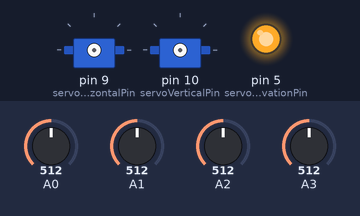
A sketch run on a simulated Arduino Uno, built with avr-gcc and run on an emulated ATmega328P. Shown: 2 × servo, output pins drawn as LEDs (lit = HIGH). Inputs (shaded band) come from the test bench; at power-on: A0 = 512, A1 = 512, A2 = 512, A3 = 512. Pins used as bus, display or sensor lines are not drawn; what the sketch prints to the serial monitor is not drawn.

Above: at 0.1 s.
At 3.1 s:
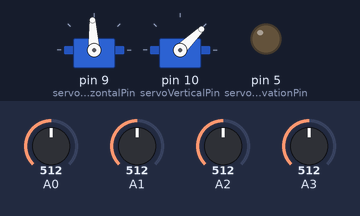
Timing chart, 0 to 4.7 s (numbered marks = the images above):
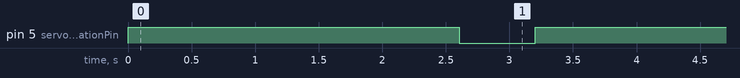

The sketch:

solarflower.ino
```cpp
/**
* Solar Flower
*
* Move towards the strongest light source and load the battery. The setup is optimized for minimum power consumption
*
* Author: Alexander Wendt
*/
//#define DEBUG

#include <LowPower.h>   //Use low power between the cycles to save power
#include <Servo.h>
#include <math.h>
#include <avr/wdt.h>

namespace Config {
  //--- Constants for pins ---//
  // Digital pins
  const byte servoHorizontalPin = 9;
  const byte servoVerticalPin = 10;
  const byte powerDeactivationPin = 4;  // Power off sensors, i.e. photo resistors
  const byte servoPowerDeactivationPin = 5; // Power off servos

  // Analogue pins
  const int photoDown = A0;
  const int photoLeft = A1;
  const int photoUp = A2;
  const int photoRight = A3;

  //--- Constants for initialization ---//
  // Servos
  const int servoHorizontalMinAngle = 0;
  const int servoHorizontalMaxAngle = 270;
  const int servoVerticalMinAngle = 0;
  const int servoVerticalMaxAngle = 90;
  const int servoHorizontalInitAngle = 135;  //set the initial angle to 90 degree, range [0, 135, 270]
  const int servoVerticalInitAngle = 45;    //set the initial angle to 90 degree range [0 (horizontal), 90 (vertical)]
  const int minVerticalPriorityDegree = 40; //Below this angle, horizontal movement must be finished before vertical movement starts
  const byte m_speed = 20;    //set delay time to adjust the speed of servo;the longer the time, the smaller the speed
  const byte resolution = 1;  //set the rotation accuracy of the servo, the minimum rotation angle
  const bool activateMovement = true; //Activate movement

  // Photo resistors
  const byte initError = 5;      //Define the error range to prevent vibration
  const byte lowLightError = 60;  //Error to consider if the light is weak, else the system moves around withoout having any light
  const byte afterSleepError = 10; //Directly after sleep, use a higher tolerance value to prevent the system from moving just a little
  const int minPhotoResistorSolarValue = 430; //The min average value of the photoresistors to be able to generate power with the PV
  const byte measurementsPerCycle = 3;      //Number of measurements to average
  const int measurementInterval = 100;      //Interval between measurements in ms

  // Power
  const int initLoopDelay = 100;   //turn delay for the initialization
  #ifdef DEBUG
    const uint16_t shortSleepTime = 3;  //time to sleep while short after a movement
    const uint16_t longSleepTime = 2;
    const int maxLongSleepCount = 2;
    const int lowPowerSleeptime = 3;
  #else
    const uint16_t shortSleepTime = 30;  //time to sleep while short after a movement. 30s to prevent moving all the time as the sun moves
    const uint16_t longSleepTime = 60;
    const int maxLongSleepCount = 60;  //Sleep count before slow reset is activated
    const int lowPowerSleeptime = 86400; //If low power, the battery must be charged first, sleep 24h
  #endif

  const float minInternalVoltage = 4.7;  //If the internal voltage drops below 3.0V, the battery is almost empty and there is not enough power to drive the servos
}

// ---------------------------------------------------------------------------
// Logger: collects tokens during a loop cycle, prints one structured line.
// Example output:
//   [SENSORS] U:712 D:698 L:543 R:501 avg:613 | [HORZ] 135deg LEFT | [VERT] 90deg STEADY | [PWR] SLEEP 60s #2
// ---------------------------------------------------------------------------
class Logger {
public:
  // Clears the current log line so a new loop cycle can collect fresh tokens.
  void clear() {
    _buf[0] = '\0';
    _len = 0;
  }

  // Adds one token to the current log line, separated from previous tokens.
  void add(const String& token) {
    if (_len > 0) {
      append(" | ");
    }
    append(token.c_str());
  }

  // Prints the collected log line and clears the buffer afterwards.
  void flush() {
    Serial.println(_buf);
    clear();
  }

private:
  char _buf[256];
  int  _len = 0;

  // Appends text to the internal buffer while preventing buffer overflow.
  void append(const char* s) {
    while (*s && _len < (int)sizeof(_buf) - 1) {
      _buf[_len++] = *s++;
    }
    _buf[_len] = '\0';
  }
};

Logger logger;

// ---------------------------------------------------------------------------

class PowerManager {
public:
  // Stores the pins used to switch sensor and servo power.
  PowerManager(byte sensorPin, byte servoPin) : _sensorPin(sensorPin), _servoPin(servoPin) {}

  // Configures power control pins and starts with sensors and servos switched off.
  void setup() {
    pinMode(_sensorPin, OUTPUT);
    pinMode(_servoPin, OUTPUT);
    // Sensor pin (4): HIGH = ON, LOW = OFF
    // Servo  pin (5): LOW  = ON, HIGH = OFF
    off(); // Start in safe/off state
  }

  // Switches the sensor power on and waits until readings are stable.
  void activateSensors() {
    digitalWrite(_sensorPin, HIGH);
    delay(400); // Stabilization delay from original readPhotoSensors
  }

  // Switches the sensor power off to reduce current draw.
  void deactivateSensors() {
    digitalWrite(_sensorPin, LOW);
  }

  // Switches the servo power on and waits until the supply is ready.
  void activateServos() {
    digitalWrite(_servoPin, LOW);
    delay(200); // Power up delay
  }

  // Switches the servo power off to reduce current draw.
  void deactivateServos() {
    digitalWrite(_servoPin, HIGH);
  }

  // Switches all controlled loads off.
  void off() {
    deactivateSensors();
    deactivateServos();
  }

  // Sleeps for the requested duration by chaining watchdog sleep intervals.
  void sleep(uint16_t seconds) {
    off(); // Ensure everything is off

    // Handle splits for long sleep times
    while (seconds >= 8) {
      LowPower.powerDown(SLEEP_8S, ADC_OFF, BOD_OFF);
      seconds -= 8;
    }
    if (seconds >= 4) {
      LowPower.powerDown(SLEEP_4S, ADC_OFF, BOD_OFF);
      seconds -= 4;
    }
    if (seconds >= 2) {
      LowPower.powerDown(SLEEP_2S, ADC_OFF, BOD_OFF);
      seconds -= 2;
    }
    if (seconds >= 1) {
      LowPower.powerDown(SLEEP_1S, ADC_OFF, BOD_OFF);
      seconds -= 1;
    }
  }

  // Performs a reset of the whole system using the watchdog timer.
  void performReset() {
    wdt_enable(WDTO_15MS);  // enable watchdog with short timeout
    while (true) {}         // wait for reset
  }

  // Keeps the controller awake for a short active delay.
  void idle(unsigned int ms) {
    delay(ms);
  }

private:
  byte _sensorPin;
  byte _servoPin;
};

class SolarServo {
public:
  // Stores servo pin and angle limits for later movement commands.
  SolarServo(byte pin, int minAngle, int maxAngle)
    : _pin(pin), _angle(0), _minAngle(minAngle), _maxAngle(maxAngle) {}

  // Attaches the servo output if it is not attached yet.
  void attach() {
    if (!_servo.attached()) {
      _servo.attach(_pin);
      // Note: We don't use standard attach(pin, min, max) because we map manually to preserve precise timing behavior
    }
  }

  // Detaches the servo output so the pin stops generating pulses.
  void detach() {
    if (_servo.attached()) {
      _servo.detach();
    }
  }

  // Moves the servo to a constrained logical angle using calibrated pulse widths.
  void write(int angle) {
    _angle = constrain(angle, _minAngle, _maxAngle);

    // Map logical angle range to 500-2500µs pulse width
    int pulsewidth = (_maxAngle == 270)
      ? map(_angle, 0, 270, 500, 2500)
      : map(_angle, 0, 180, 500, 2500);

    if (!_servo.attached()) {
      attach();
    }
    _servo.writeMicroseconds(pulsewidth);
    delay(200); // Allow servo time to reach position
  }

  // Returns the last commanded logical angle.
  int getAngle() {
    return _angle;
  }

  // Updates the stored logical angle without physically moving the servo.
  void setAngleNoMove(int angle) {
    _angle = angle;
  }

private:
  Servo _servo;
  byte _pin;
  int _angle;
  int _minAngle;
  int _maxAngle;
};

class LightSensorArray {
public:
  struct Readings {
    int down;
    int left;
    int up;
    int right;
    int average;
    float variance;
    long vcc_mV;
  };

  // Creates the sensor array wrapper; hardware setup is done separately in init().
  LightSensorArray() {}

  // Configures all photo resistor pins as inputs.
  void init() {
    pinMode(Config::photoDown, INPUT);
    pinMode(Config::photoLeft, INPUT);
    pinMode(Config::photoUp, INPUT);
    pinMode(Config::photoRight, INPUT);
  }

  // Powers sensors, reads and averages photo resistor values, measures Vcc, and logs the result.
  const Readings& read(PowerManager& pm) {
    pm.activateSensors();

    long sumDown = 0;
    long sumLeft = 0;
    long sumUp = 0;
    long sumRight = 0;
    int iterAverages[Config::measurementsPerCycle];

    for (byte i = 0; i < Config::measurementsPerCycle; i++) {
      int d = 1023 - analogRead(Config::photoDown); //Inverted photoresistors, 0 = very bright, 1023 = dark
      int rawL = 1023 - analogRead(Config::photoLeft);
      int l = rawL;
      int u = 1023 - analogRead(Config::photoUp);
      int rawR = 1023 - analogRead(Config::photoRight);
      int r = rawR;

      sumDown += d;
      sumLeft += l;
      sumUp += u;
      sumRight += r;

      iterAverages[i] = (d + l + u + r) / 4;

      if (i < (Config::measurementsPerCycle - 1)) {
        delay(Config::measurementInterval);
      }
    }

    _readings.down = (int)(sumDown / Config::measurementsPerCycle);
    _readings.left = (int)(sumLeft / Config::measurementsPerCycle);
    _readings.up = (int)(sumUp / Config::measurementsPerCycle);
    _readings.right = (int)(sumRight / Config::measurementsPerCycle);

    _readings.average = (_readings.down + _readings.left + _readings.up + _readings.right) / 4;

    // Calculate variance of the cycle averages
    float meanIter = 0;
    for (byte i = 0; i < Config::measurementsPerCycle; i++) {
      meanIter += (float)iterAverages[i];
    }
    meanIter /= Config::measurementsPerCycle;

    float varSum = 0;
    for (byte i = 0; i < Config::measurementsPerCycle; i++) {
      float diff = (float)iterAverages[i] - meanIter;
      varSum += diff * diff;
    }
    _readings.variance = varSum / Config::measurementsPerCycle;

    _readings.vcc_mV = readVcc_mV();

    log();
    return _readings;
  }

  // Adds the latest sensor values to the structured loop log.
  void log() {
    logger.add("[SENSORS] U:" + String(_readings.up)    +
               " D:"          + String(_readings.down)  +
               " L:"          + String(_readings.left)  +
               " R:"          + String(_readings.right) +
               " avg:"        + String(_readings.average) +
               " var:"        + String(_readings.variance) +
               " Vcc:"        + String((int)_readings.vcc_mV) + "mV");
  }

  // Returns the latest cached sensor and voltage readings.
  const Readings& getValues() {
    return _readings;
  }

  // Measures and returns the current live supply voltage without using cached readings.
  long measureVcc_mV() {
    return readVcc_mV();
  }

private:
  Readings _readings;

  // Measures supply voltage in millivolts using the internal 1.1V reference.
  long readVcc_mV() {
    uint8_t admux_old = ADMUX;

    // For ATmega328P (Nano/Uno)
    ADMUX = _BV(REFS0) | _BV(MUX3) | _BV(MUX2) | _BV(MUX1); // Select VBG 1.1V, reference = VCC

    delayMicroseconds(200);
    ADCSRA |= _BV(ADSC);
    while (ADCSRA & _BV(ADSC)) {
      // Wait for conversion
    }
    uint16_t adc = ADC;

    ADMUX = admux_old;

    const long VBG_mV = 1100;  // Adjust if you calibrate it
    return (VBG_mV * 1023L) / (adc ? adc : 1);
  }
};

//--- Global Objects ---//
PowerManager powerManager(Config::powerDeactivationPin, Config::servoPowerDeactivationPin);
SolarServo servoHorizontal(Config::servoHorizontalPin, Config::servoHorizontalMinAngle, Config::servoHorizontalMaxAngle);
SolarServo servoVertical(Config::servoVerticalPin, Config::servoVerticalMinAngle, Config::servoVerticalMaxAngle);
LightSensorArray sensors;

// State variables
int longSleepCount = 1;
bool doSleep = false;
int sleepTime = Config::shortSleepTime;
bool slowReset = false;

void applyLowPowerSleep(const String& reason, long vcc_mV);
bool hasLowPowerError();
bool hasLowPowerError(long& vcc_mV);


// Initializes serial output, power control, sensors, and the servo start position.
void setup() {
  Serial.begin(9600);
  Serial.println("Start Solar Flower");

  #ifdef DEBUG
  Serial.println("Debug mode");
  #endif

  powerManager.setup();
  sensors.init();

  delay(2000); // Let supply voltage stabilize after power-on

  // Initial read
  sensors.read(powerManager);

  // Initialize servos
  servoHorizontal.setAngleNoMove(Config::servoHorizontalInitAngle);
  servoVertical.setAngleNoMove(Config::servoVerticalInitAngle);

  // Power servos temporarily to set initial position
  powerManager.activateServos();
  servoHorizontal.write(Config::servoHorizontalInitAngle);
  servoVertical.write(Config::servoVerticalInitAngle);
  powerManager.deactivateServos();

  delay(1000);
}

// Moves both servo targets step-by-step back to their configured initial angles.
void handleSlowReset(int& currentHorz, int& currentVert, bool& moveHorz, bool& moveVert, String& horzMsg, String& vertMsg) {
  if (currentHorz != Config::servoHorizontalInitAngle) {
    if (currentHorz < Config::servoHorizontalInitAngle) {
      currentHorz += Config::resolution;
    } else {
      currentHorz -= Config::resolution;
    }
    moveHorz = true;
    horzMsg = "RESET";
  } else {
    horzMsg = "STEADY(INIT)";
  }

  if (currentVert != Config::servoVerticalInitAngle) {
    if (currentVert < Config::servoVerticalInitAngle) {
      currentVert += Config::resolution;
    } else {
      currentVert -= Config::resolution;
    }
    moveVert = true;
    vertMsg = "RESET";
  } else {
    vertMsg = "STEADY(INIT)";
  }

  if (!moveHorz && !moveVert) {
    slowReset = false;
    logger.add("[RESET] Finished");
  }
  sleepTime = Config::shortSleepTime;
}

// Calculates normal tracking movement from the latest light sensor readings.
void handleNormalMovement(int& currentHorz, int& currentVert, bool& moveHorz, bool& moveVert, String& horzMsg, String& vertMsg) {
  const auto& val = sensors.getValues();
  int error;

  // Determine error threshold and sleep time
  if (val.average >= Config::minPhotoResistorSolarValue) {
    error     = (longSleepCount >= 1) ? Config::afterSleepError : Config::initError;
    sleepTime = Config::shortSleepTime;
  } else {
    error     = (longSleepCount >= 1) ? Config::lowLightError : Config::initError;
    sleepTime = Config::longSleepTime;
  }

  if (longSleepCount >= 2) {
    sleepTime = Config::longSleepTime;
  } else {
    sleepTime = Config::shortSleepTime;
  }

  // ---- Horizontal ----
  bool horizontalSteady = (abs(val.left - val.right) <= error);
  if (horizontalSteady) {
    horzMsg = "STEADY";
  } else {
    if (val.left > val.right) {
      currentHorz -= Config::resolution;
      horzMsg = "LEFT";
    } else {
      currentHorz += Config::resolution;
      horzMsg = "RIGHT";
    }

    if (currentHorz < Config::servoHorizontalMinAngle) {
      currentHorz = Config::servoHorizontalMinAngle;
      horzMsg = "LEFT(LIMIT)";
    } else if (currentHorz > Config::servoHorizontalMaxAngle) {
      currentHorz = Config::servoHorizontalMaxAngle;
      horzMsg = "RIGHT(LIMIT)";
    } else {
      moveHorz = true;
    }
  }

  // ---- Vertical Priority Logic ----
  // If vertical angle < 40, vertical waits only while horizontal will actually move.
  // Between 90 and 40, both can move.

  bool doMoveDown = abs(val.down - val.up) > error && val.down > val.up;
  bool verticalAllowed = (currentVert >= Config::minVerticalPriorityDegree) || !moveHorz || doMoveDown;

  // ---- Vertical ----
  if (!verticalAllowed) {
    vertMsg = "WAITING(HORZ)";
  } else if (abs(val.down - val.up) <= error) {
    vertMsg = "STEADY";
  } else {
    if (val.down < val.up) {
      currentVert -= Config::resolution;
      vertMsg = "UP";
    } else {
      currentVert += Config::resolution;
      vertMsg = "DOWN";
    }

    if (currentVert < Config::servoVerticalMinAngle) {
      currentVert = Config::servoVerticalMinAngle;
      vertMsg = "UP(LIMIT)";
    } else if (currentVert > Config::servoVerticalMaxAngle) {
      currentVert = Config::servoVerticalMaxAngle;
      vertMsg = "DOWN(LIMIT)";
    } else {
      moveVert = true;
    }
  }
}

// Chooses reset or normal movement, applies servo moves, and updates sleep state.
void updateLogic() {
  int newHorz = servoHorizontal.getAngle();
  int newVert = servoVertical.getAngle();
  bool moveHorz = false;
  bool moveVert = false;
  String horzMsg;
  String vertMsg;

  if (slowReset) {
    handleSlowReset(newHorz, newVert, moveHorz, moveVert, horzMsg, vertMsg);
  } else {
    handleNormalMovement(newHorz, newVert, moveHorz, moveVert, horzMsg, vertMsg);
  }

  #ifdef DEBUG
    Serial.println("[DEBUG] slowreset: " + String(slowReset) + ". Pos: H=" + String(servoHorizontal.getAngle()) + "deg, V=" + String(servoVertical.getAngle()) + "deg");
  #endif

  logger.add("[GO HOR] " + String(newHorz) + "deg " + horzMsg);
  logger.add("[GO VER] " + String(newVert) + "deg " + vertMsg);

  // ---- Apply movements ----
  if (moveHorz || moveVert) {
    doSleep = false;
    powerManager.activateServos();
    if (moveHorz) {
      servoHorizontal.write(newHorz);
    }
    if (moveVert) {
      servoVertical.write(newVert);
    }

    long vcc_mV;
    if (hasLowPowerError(vcc_mV)) {  // Check if there is a power drop after activation of the servos
      powerManager.deactivateServos();
      applyLowPowerSleep("low voltage under servo load", vcc_mV);
      return;
    }

  } else {
    doSleep = true;
    powerManager.deactivateServos();
  }
}


// Enables slow reset after many long sleeps when the vertical servo is at a limit.
void checkSlowReset() {
  int currentVert = servoVertical.getAngle();
  if (longSleepCount >= Config::maxLongSleepCount &&
      (currentVert == Config::servoVerticalMinAngle || currentVert == Config::servoVerticalMaxAngle)) {
    slowReset = true;
    logger.add("[RESET] Triggered after " + String(longSleepCount) + " sleeps. Pos: H=" + String(servoHorizontal.getAngle()) + "deg, V=" + String(currentVert) + "deg");
  }
}


// Applies low-power sleep settings and logs the measured voltage.
void applyLowPowerSleep(const String& reason, long vcc_mV) {
  doSleep = true;
  sleepTime = Config::lowPowerSleeptime;  //Very long sleep time to regenerate
  logger.add("[ERROR] " + reason + ": " + String((int)vcc_mV) + "mV Sleep time: " + String(sleepTime));
}

// Returns true when live voltage is too low and exposes the measured value.
bool hasLowPowerError(long& vcc_mV) {
  vcc_mV = sensors.measureVcc_mV();
  return (vcc_mV < (long)(Config::minInternalVoltage * 1000));
}

// Returns true when the measured supply voltage is below the configured minimum.
bool hasLowPowerError() {
  long vcc_mV;
  return hasLowPowerError(vcc_mV);
}

// Checks sensor and low-power errors and adjusts sleep behavior when needed.
bool checkErrors() {
  const auto& val = sensors.getValues();
  bool sensorError = (val.down == 1023 && val.up == 1023);
  long vcc_mV;
  bool lowPowerError = hasLowPowerError(vcc_mV);

  // Slow reset overrules sensor error but not low power
  bool errorState = (sensorError && !slowReset) || lowPowerError;

  if (errorState) {
    doSleep = true;
    sleepTime = Config::longSleepTime;

    if (sensorError && !slowReset) {
      logger.add("[ERROR] sensors U+D=0");
    }
    if (lowPowerError) {
      applyLowPowerSleep("low voltage", vcc_mV);
    }
  }
  return errorState;
}

// Runs one control cycle: read sensors, handle errors, move if needed, then sleep or idle.
void loop() {
  logger.clear();

  // Read sensors  →  adds [SENSORS] token
  sensors.read(powerManager);

  // Check if the system is in a bad state after 1h and then do reset to normal, but slow
  checkSlowReset();

  bool errorState = checkErrors();

  // Reason & act  →  adds [HORZ] and [VERT] tokens
  if (Config::activateMovement && !errorState) {
    updateLogic();
  }

  // Sleep / idle  →  adds [PWR] token, then flushes the complete line
  if (doSleep) {
    logger.add("[PWR] SLEEP " + String(sleepTime) + "s #" + String(longSleepCount));
    longSleepCount++;
    logger.flush();
    delay(100); // Let serial finish before sleep
    powerManager.sleep(sleepTime);
  } else {
    logger.add("[PWR] ACTIVE " + String(Config::initLoopDelay) + "ms");
    longSleepCount = 0;
    logger.flush();
    powerManager.idle(Config::initLoopDelay);
  }
}
```
